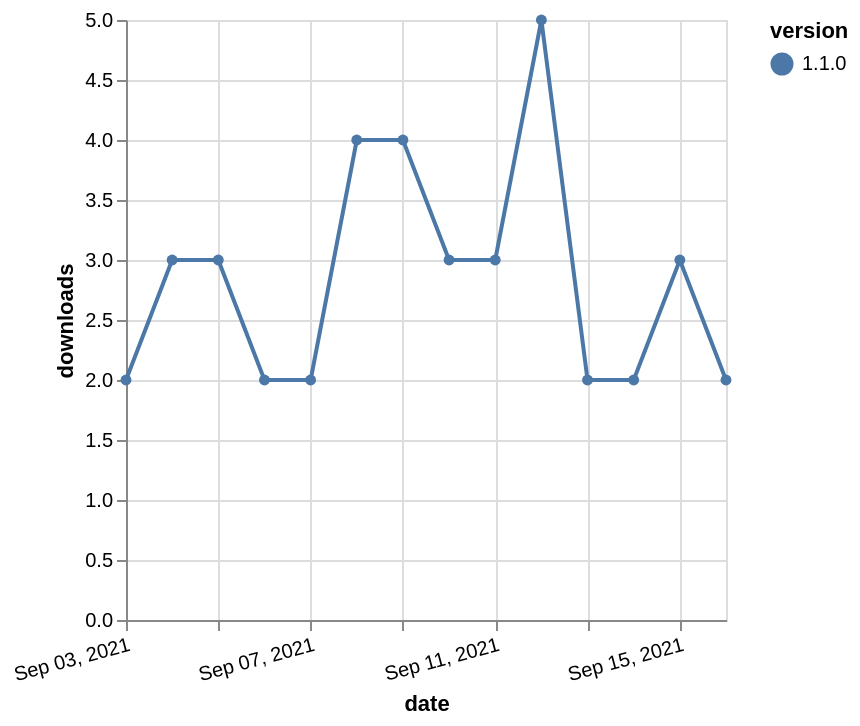

Vega-Lite specification for this chart:
### Vega-Lite specification from a JSON file in a GitHub repository (floating-point values rounded to 4 significant figures)
{"$schema": "https://vega.github.io/schema/vega-lite/v5.json", "description": "A simple bar chart with embedded data.", "data": {"values": [{"date": "2021-09-03", "total": 14502, "delta": 2, "version": "1.1.0"}, {"date": "2021-09-04", "total": 14505, "delta": 3, "version": "1.1.0"}, {"date": "2021-09-05", "total": 14508, "delta": 3, "version": "1.1.0"}, {"date": "2021-09-06", "total": 14510, "delta": 2, "version": "1.1.0"}, {"date": "2021-09-07", "total": 14512, "delta": 2, "version": "1.1.0"}, {"date": "2021-09-08", "total": 14516, "delta": 4, "version": "1.1.0"}, {"date": "2021-09-09", "total": 14520, "delta": 4, "version": "1.1.0"}, {"date": "2021-09-10", "total": 14523, "delta": 3, "version": "1.1.0"}, {"date": "2021-09-11", "total": 14526, "delta": 3, "version": "1.1.0"}, {"date": "2021-09-12", "total": 14531, "delta": 5, "version": "1.1.0"}, {"date": "2021-09-13", "total": 14533, "delta": 2, "version": "1.1.0"}, {"date": "2021-09-14", "total": 14535, "delta": 2, "version": "1.1.0"}, {"date": "2021-09-15", "total": 14538, "delta": 3, "version": "1.1.0"}, {"date": "2021-09-16", "total": 14540, "delta": 2, "version": "1.1.0"}]}, "width": "container", "mark": {"type": "line", "point": {"filled": true}}, "encoding": {"x": {"field": "date", "type": "temporal", "timeUnit": "yearmonthdate", "title": "date", "axis": {"labelAngle": -15}}, "y": {"field": "delta", "type": "quantitative", "title": "downloads"}, "color": {"field": "version", "type": "nominal"}, "tooltip": {"field": "delta"}}}
